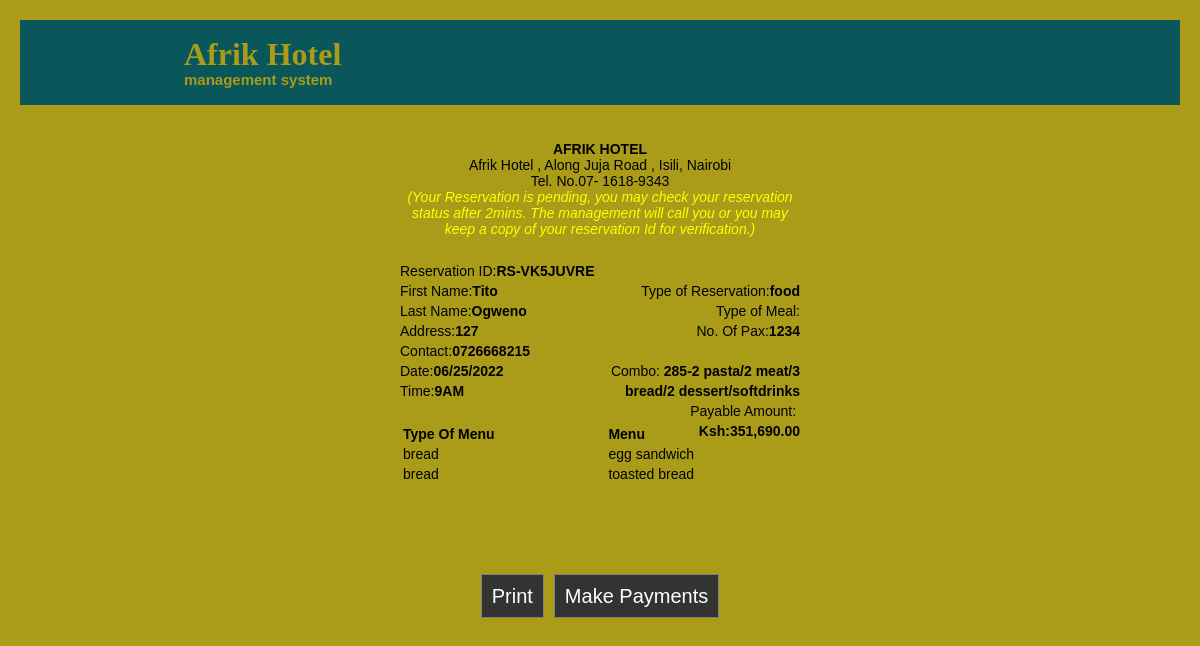
The app's page /portal.php?res=RS-VK5JUVRE with its own data.
### tables this page shows
CREATE TABLE IF NOT EXISTS `reservation` (
  `id` int(11) NOT NULL AUTO_INCREMENT,
  `res_id` varchar(100) NOT NULL,
  `firstname` varchar(100) NOT NULL,
  `lastname` varchar(100) NOT NULL,
  `address` varchar(100) NOT NULL,
  `contact` varchar(100) NOT NULL,
  `type_res` varchar(100) NOT NULL,
  `date` varchar(100) NOT NULL,
  `pax` varchar(100) NOT NULL,
  `combo` int(11) NOT NULL,
  `amount` varchar(100) NOT NULL,
  `type_catering` varchar(100) NOT NULL,
  `team` varchar(100) NOT NULL,
  `status` varchar(100) NOT NULL,
  `time` varchar(100) NOT NULL,
  `resdate` varchar(100) NOT NULL,
  PRIMARY KEY (`id`)
);

CREATE TABLE IF NOT EXISTS `combo` (
  `id` int(11) NOT NULL AUTO_INCREMENT,
  `comboname` varchar(100) NOT NULL,
  `combolist` varchar(100) NOT NULL,
  `mcat` varchar(100) NOT NULL,
  PRIMARY KEY (`id`)
);

CREATE TABLE IF NOT EXISTS `menu` (
  `id` int(11) NOT NULL AUTO_INCREMENT,
  `mcat` varchar(100) NOT NULL,
  `scat` varchar(100) NOT NULL,
  `name` varchar(100) NOT NULL,
  `description` varchar(500) NOT NULL,
  `price` varchar(10) NOT NULL,
  `image` varchar(100) NOT NULL,
  PRIMARY KEY (`id`)
);

### portal.php (the view, shortened to what this page needs)
<html>
<head>
<link href="css/style.css" media="screen" rel="stylesheet" type="text/css" />
<link href="admin/src/facebox.css" media="screen" rel="stylesheet" type="text/css" />
</head>
<body style="background-image:url(images/print.png);">
<div class="row-top" style="margin-bottom: 20px;">
	<div class="main">
		<div class="wrapper">
			<h1><a href="">Afrik Hotel <br><span style="font-family: arial; font-size: 15px;"> management system</span></a></h1>
		</div>
	</div>
</div>
<?php
function formatMoney($number, $fractional=false) {
	if ($fractional) {
		$number = sprintf('%.2f', $number);
	}
	while (true) {
		$replaced = preg_replace('/(-?\d+)(\d\d\d)/', '$1,$2', $number);
		if ($replaced != $number) {
			$number = $replaced;
		} else {
			break;
		}
	}
	return $number;
}
?>
<div class="content" id="content" style="width: 400px; font-size:11px; font-family:arial; font-weight:normal; margin:0 auto;">
<div style="text-align:center; font-size:14px;">
<strong style="font-size:18px;"></strong><br>
<strong style="font-size:14px;">AFRIK HOTEL</strong><br>
Afrik Hotel , Along Juja Road , Isili, Nairobi<br>
Tel. No.07- 1618-9343<br />
<div style="text-align:center; color:#FFFF00; font-style:italic;">(Your Reservation is pending, you may check your reservation status after 2mins. The management will call you or you may keep a copy of your reservation Id for verification.)</div>
</div><br><br>
<?php
include('connect.php');
$res=$_GET['res'];
$cat=$_GET['mcat'];
$result = $db->prepare("SELECT * FROM reservation WHERE res_id= :userid");
	$result->bindParam(':userid', $res);
	$result->execute();
	for($i=0; $row = $result->fetch(); $i++){
?>
<div style="float:left; width:50%;line-height:20px;font-size:14px;">
Reservation ID:<strong><?php echo $row['res_id']; ?></strong><br>
First Name:<strong><?php echo $row['firstname']; ?></strong><br>
Last Name:<strong><?php echo $row['lastname']; ?></strong><br>
Address:<strong><?php echo $row['address']; ?></strong><br>
Contact:<strong><?php echo $row['contact']; ?></strong><br>
Date:<strong><?php echo $row['date']; ?></strong><br>
Time:<strong><?php echo $row['time']; ?></strong><br>
<strong></strong><br>
</div>
<div style="float: right; width: 50%; text-align: right; line-height: 20px; height: 162px;font-size:14px;">
<strong></strong><br>
Type of Reservation:<strong><?php
echo $row['type_res'];
$dsdssd=$row['type_res'];
?></strong><br>
Type of Meal:<strong><?php echo $cat; ?></strong><br>
No. Of Pax:<strong><?php echo $row['pax']; ?></strong><br>
<strong></strong><br>
Combo: <strong><?php
$id=$row['combo'];
if ($id!='0'){
$result = $db->prepare("SELECT * FROM combo WHERE id= :asas");
	$result->bindParam(':asas', $id);
	$result->execute();
	for($i=0; $rows = $result->fetch(); $i++){
	echo $rows['comboname'].'-'.$rows['combolist'];
	$sdsds=$rows['comboname'];
	}
}
?>
?></strong><br>
Payable Amount:&nbsp;
<strong>Ksh:<?php
if($cat!='specialty'){
$p=$row['pax'];
$pr=$sdsds;
$total=$p*$pr;
$dfdfdfdfdfddffdfd=$_GET['additional'];
$sdsdsdsd=$total*$dfdfdfdfdfddffdfd;
$WATAMOVE=$total+$sdsdsdsd;
if ($dsdssd!='functionroom') {
$dsd=$WATAMOVE;
echo formatMoney($dsd, true);
}
}
?>
</strong>
<br><br>
<br><br>
</div>
<?php
	$resulta = $db->prepare("SELECT * FROM menu_res WHERE res_id= :asas");
	$resulta->bindParam(':asas', $res);
	$resulta->execute();
	$rowa = $resulta->fetch(PDO::FETCH_NUM);
	?>
<?php
	}
?>
<table id="resultTable" width="100%" style="font-size:14px; font-family:arial; font-weight:normal;">
<thead>
	<tr>
		<th style="text-align:left;"> Type Of Menu </th>
		<th style="text-align:left;"> Menu </th>
	</tr>
</thead>
<tbody>
<?php
	$result = $db->prepare("SELECT * FROM menu_res WHERE res_id= :asas");
	$result->bindParam(':asas', $res);
	$result->execute();
	for($i=0; $rowas = $result->fetch(); $i++){
		$menu=$rowas['menu'];
		$results = $db->prepare("SELECT * FROM menu WHERE id= :ll");
		$results->bindParam(':ll', $menu);
		$results->execute();
		for($i=0; $rowass = $results->fetch(); $i++){
			?>
			<tr class="record">
			<td><?php echo $rowass['scat']; ?></td>
			<td><?php echo $rowass['name']; ?></td>
			</tr>
			<?php
		}
	}
?>
</tbody>
</table>
</div>
<div style="text-align:center; margin-top:100px;">
<?php
if($rowa != 0) {
?>
<a href="javascript:Clickheretoprint()" style="font-size:20px; text-decoration:none; color:#FFFFFF; padding: 10px; border:1px solid grey; margin-right: 10px; background-color:#333333; margin-top:40px;";>Print</a><a href="m-pesa.php" style="font-size:20px; text-decoration:none; color:#FFFFFF; padding: 10px; border:1px solid grey; background-color:#333333; margin-top:40px;">Make Payments</a>
<?php }
?>
</div>
</body>
</html>

### css/style.css (style rules this page uses)
body { background-image: url('bg.jpg'); background-repeat: no-repeat; background-size: cover; font-size: 12px; font-family: arial; margin: 10; padding: 10; }
.row-top { background: none repeat scroll 0 0 #09575a; padding: 10px 0; width: 100%; }
.main { font-size: 13px; line-height: 25px; margin: 0 auto; padding: 0; width: 960px; }
.wrapper { overflow: hidden; width: 100%; }
h1 { float: left; padding: 0 0 0 10px; width: 230px; margin: 0; height: 30px; font-family: myFirstFont; padding: 15px 0; vertical-align:top; background: url("../images/logo.png") no-repeat scroll 0 -2px rgba(0, 0, 0, 0); padding-left: 64px; padding-top: 8px; padding-bottom: 23px; margin-top: 4px; }
h1 a { text-decoration: none; font-size: 32px; color: #aa9b18; }
.menu li a, .list-1 li a, .link, .button-1, .button-2, h1 a { text-decoration: none; }
a { outline: medium none; }

### records on screen
reservation: res "RS-VK5JUVRE", firstname "Tito", lastname "Ogweno", address "127", contact "0726668215", date "06/25/2022", time "9AM", type_res "food", pax "1234", pax.comboname "351,690.00"
combo: comboname "285", combolist "2 pasta/2 meat/3 bread/2 dessert/softdrinks"
menu: scat "bread", name "egg sandwich"
menu: scat "bread", name "toasted bread"
